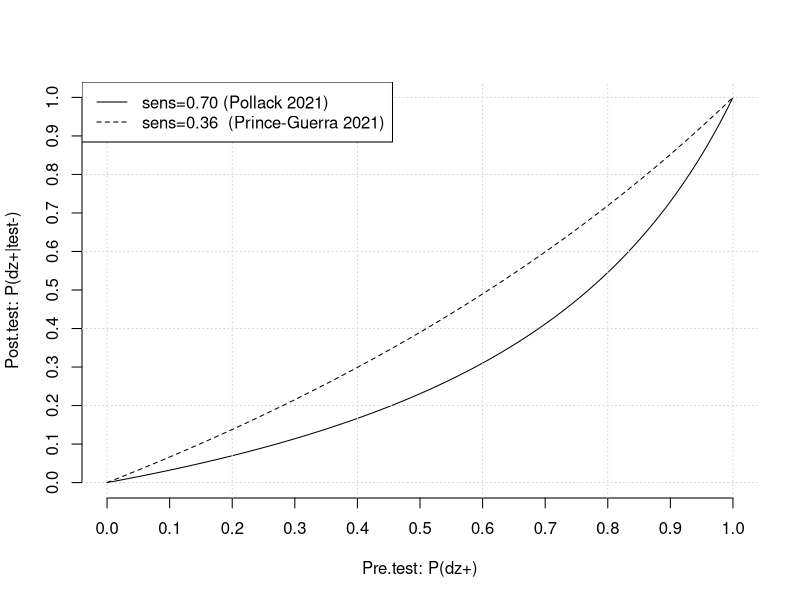

The R source for this figure:
## ---- chunk 1
knitr::opts_chunk$set(echo = TRUE)
## ---- chunk 2
like.rat=function(sens,spec,pretest){(1-sens)/((1-sens)*pretest+(spec)*(1-pretest))}
pretest=0.2
## ---- chunk 3
post.test.prob = function(sens,spec,pretest){
  like.rat(sens=sens,spec=spec,pretest=pretest)*pretest
}
## ---- chunk 4
pre.tests = seq(0,1,0.01)
get.post.tests = function(sens,spec,pretests){
post.tests = c()
for(i in 1:length(pre.tests)){
  post.tests[i]=post.test.prob(sens=sens,spec=spec,pretest=pre.tests[i])
}
post.tests
}
## ---- chunk 5
post.tests.6=get.post.tests(sens=0.70,spec=1,pretests)
plot(pre.tests,post.tests.6,type='l',xlab="Pre.test: P(dz+)",ylab="Post.test: P(dz+|test-)",lty=1,axes=FALSE)
axis(side = 1, at = seq(0,1,0.1))
axis(side = 2, at = seq(0,1,0.1))
grid()
post.tests.36=get.post.tests(sens=0.36,spec=1,pretests)
lines(pre.tests,post.tests.36,lty=2)
legend("topleft",c("sens=0.70 (Pollack 2021)","sens=0.36  (Prince-Guerra 2021)"),lty=c(1,2))
